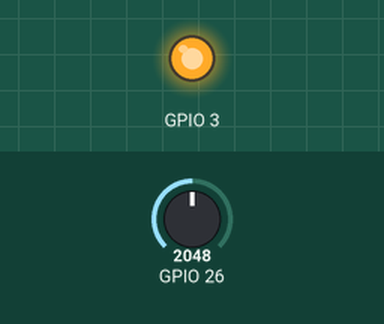
The sketch below on a simulated ESP32. Shown: output pins drawn as LEDs (lit = HIGH). Inputs (shaded band) come from the test bench; at power-on: GPIO 26 = 2048.

Above: at 1.2 s.
1.3 s: GPIO 26 set to 21
2.8 s: GPIO 26 set to 18
At 4.0 s:
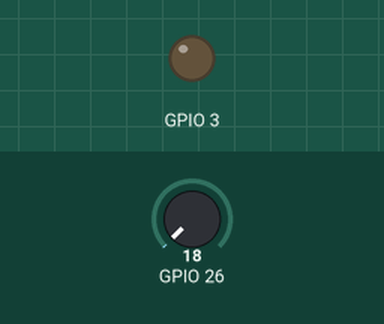
4.3 s: GPIO 26 set to 491
At 5.4 s:
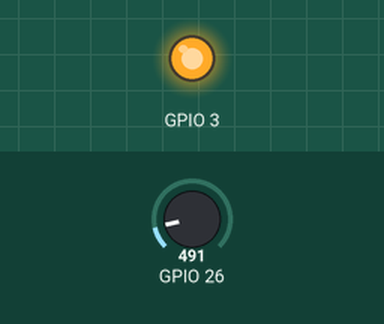
5.8 s: GPIO 26 set to 0
At 6.7 s:
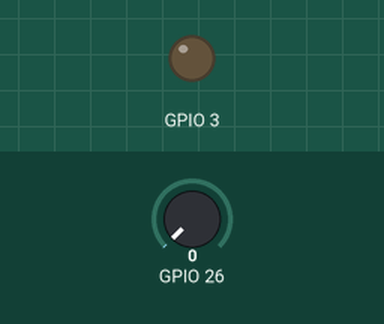
Timing chart, 0 to 8.3 s (numbered marks = the images above; inputs shaded):
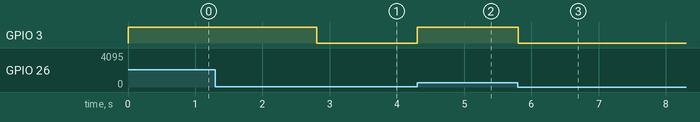

The sketch:

UV_alarm.ino
```cpp
/*
 * Keyes 42 in 1 Starter Kit for Raspberry Pi Pico
 * lesson 46
 * UV alarm
*/
int item = 0;
void setup() {
  pinMode(3, OUTPUT); //蜂鸣器接数字口3并设置为输出模式
}

void loop() {
  item = analogRead(26);//读取紫外线传感器输出的模拟值
  if (item >= 20) {//强度高于20
    digitalWrite(3, HIGH);//蜂鸣器响起
  } else {//否则
    digitalWrite(3, LOW);//蜂鸣器关闭
  }
  delay(100);//延时100ms

}
```

Measured:
- the behaviour switches between 20 and 19 on GPIO 26 (found by bisection; images 0 and 1)
- after the input at 1.3 s, every drawn part: stays the same
- after the input at 2.8 s, GPIO 3: HIGH → LOW at once
- after the input at 4.3 s, GPIO 3: LOW → HIGH at once
- after the input at 5.8 s, GPIO 3: HIGH → LOW at once
